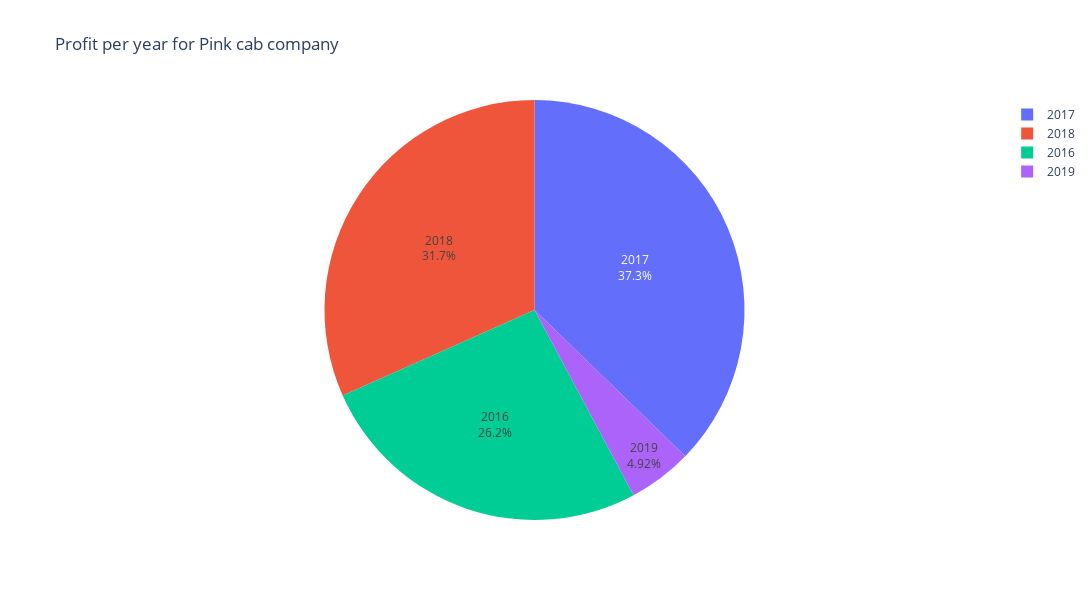

Notebook source saved alongside this figure:
### Code cell
#Figuring the pie chart for Pink Cab Company for all the years
pink_profit_per_year = PinkCab.groupby("year")["profit"].sum()
prof_fig = px.pie(profit_per_year,values=pink_profit_per_year,names=pink_profit_per_year.index ,title="Profit per year for Pink cab company")
prof_fig.update_traces(textposition='inside',textinfo='percent+label')
prof_fig.update_layout( width = 1100 , height = 600 )

### Figure 1 — Plotly figure (JSON) as saved in the notebook; plotly's stock layout.template omitted (floating-point values rounded to 4 significant figures)
{"data": [{"domain": {"x": [0, 1], "y": [0, 1]}, "hovertemplate": "label=%{label}<br>value=%{value}<extra></extra>", "labels": [2016, 2017, 2018, 2019], "legendgroup": "", "name": "", "showlegend": true, "textinfo": "percent+label", "textposition": "inside", "type": "pie", "values": [1388000.0, 1977000.0, 1681000.0, 261200.0]}], "layout": {"height": 600, "legend": {"tracegroupgap": 0}, "title": {"text": "Profit per year for Pink cab company"}, "width": 1100}}
